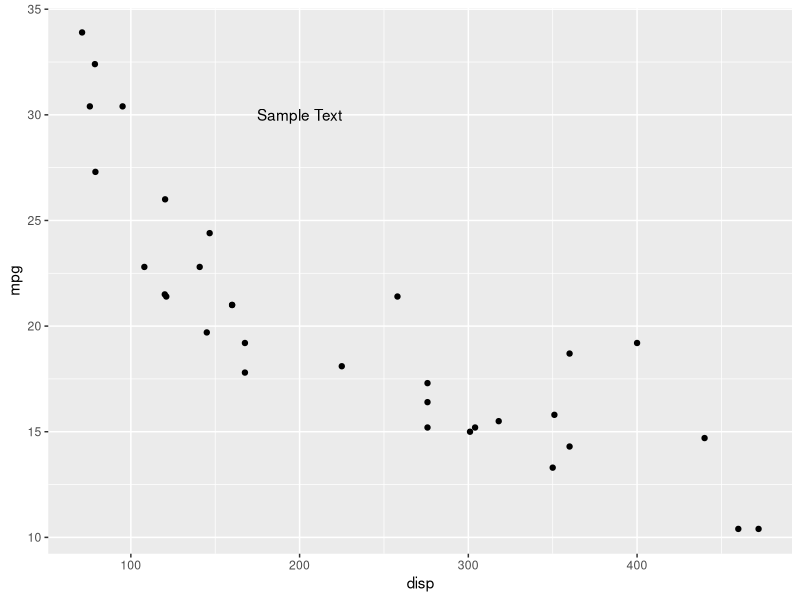
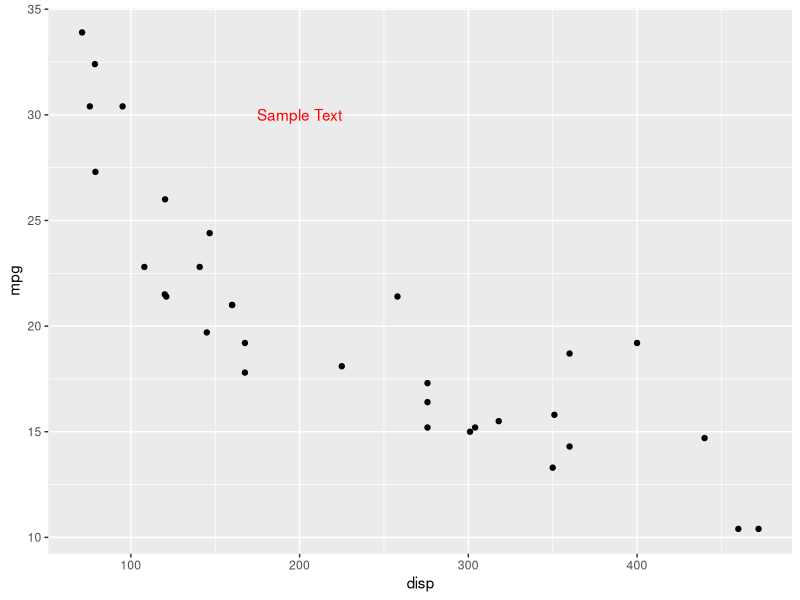
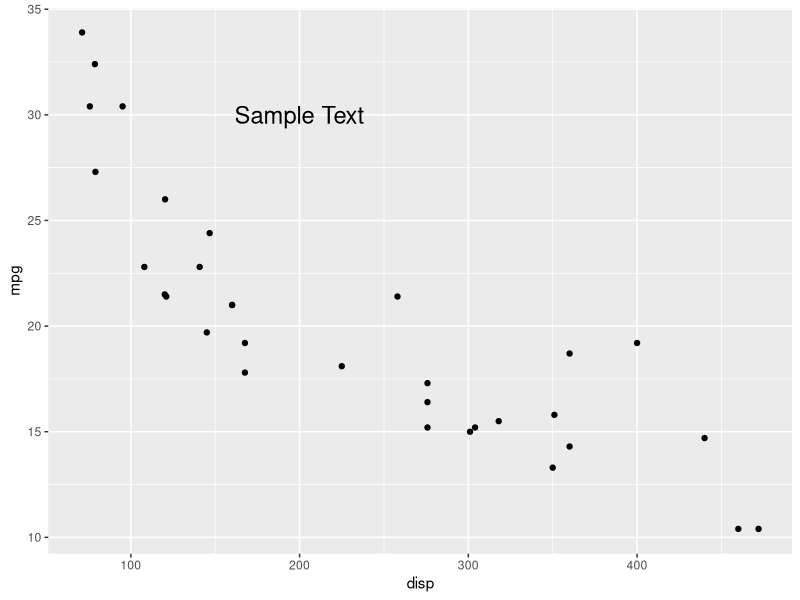
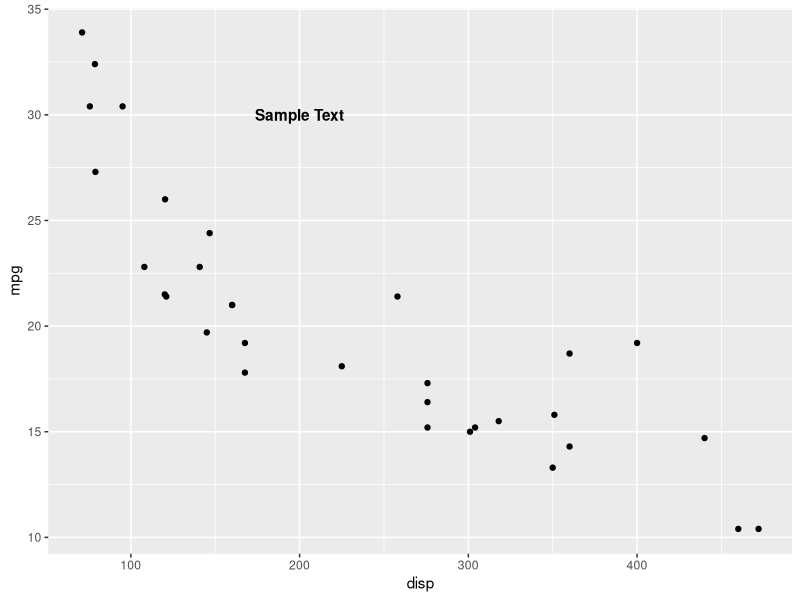
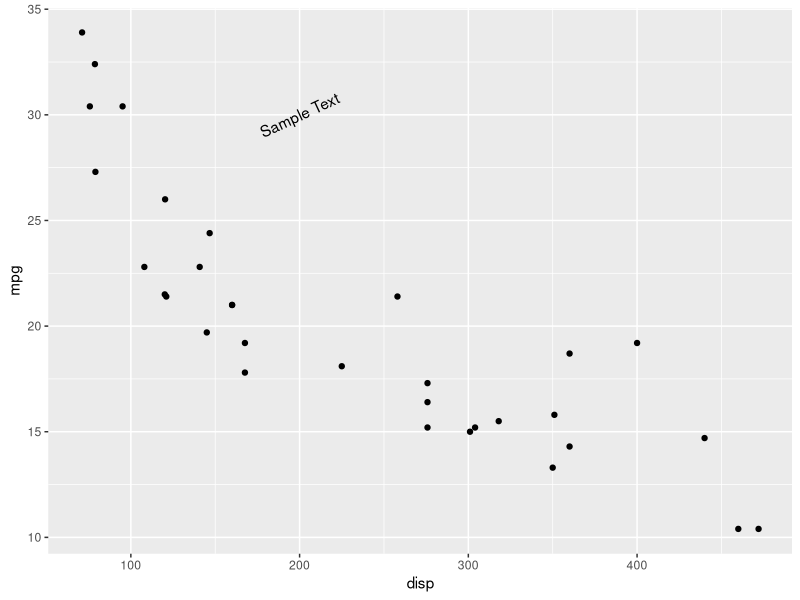
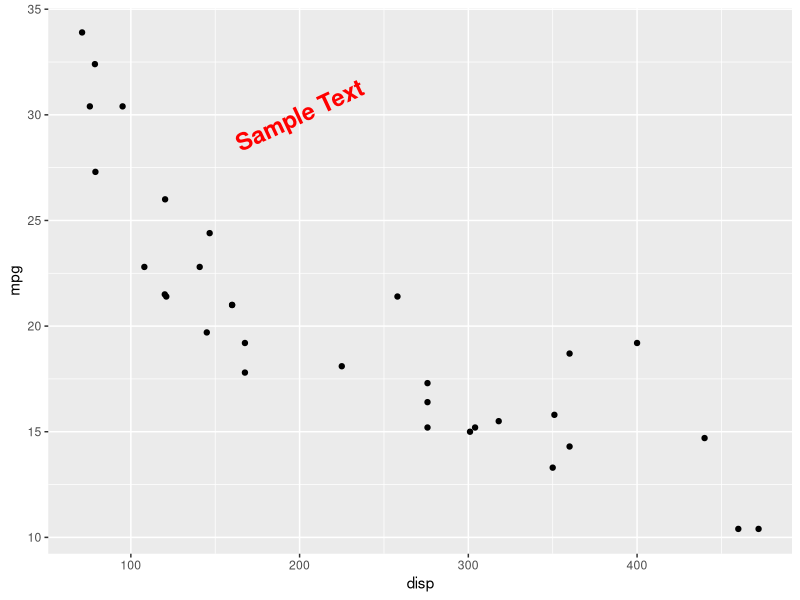

Write R code to recreate these figures, in order.
## ---- chunk 1
library(ggplot2)
library(dplyr)
library(tidyr)
## ---- chunk 2
ggplot(mtcars) +
  geom_point(aes(disp, mpg)) +
  annotate('text', x = 200, y = 30, label = 'Sample Text')
## ---- chunk 3
ggplot(mtcars) +
  geom_point(aes(disp, mpg)) +
  annotate('text', x = 200, y = 30, label = 'Sample Text', color = 'red')
## ---- chunk 4
ggplot(mtcars) +
  geom_point(aes(disp, mpg)) +
  annotate('text', x = 200, y = 30, label = 'Sample Text', size = 6)
## ---- chunk 5
ggplot(mtcars) +
  geom_point(aes(disp, mpg)) +
  annotate('text', x = 200, y = 30, label = 'Sample Text', fontface = 'bold')
## ---- chunk 6
ggplot(mtcars) +
  geom_point(aes(disp, mpg)) +
  annotate('text', x = 200, y = 30, label = 'Sample Text', angle = 25)
## ---- chunk 7
ggplot(mtcars) +
  geom_point(aes(disp, mpg)) +
  annotate('text', x = 200, y = 30, label = 'Sample Text',
           color = 'red', size = 6, fontface = 'bold', angle = 25)
